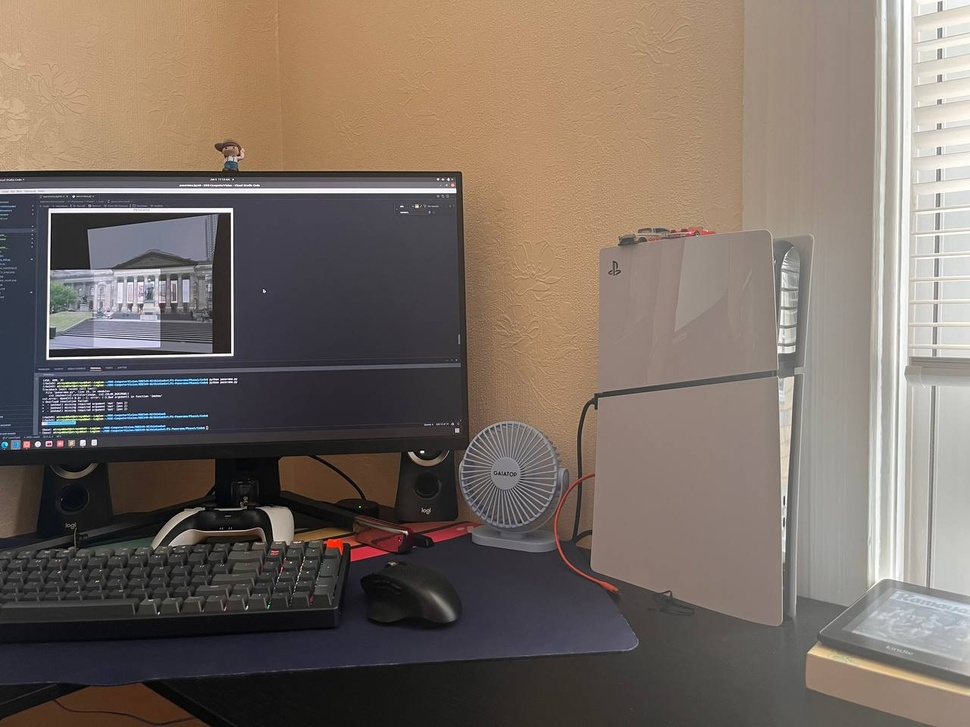
#> input picture RBE549-NithinSanket/P1-Panorama/Phase1/Data/Train/CustomSet1/photo_2024-06-05_11-14-44.jpg, 970 x 727 px, shrunk from 1280 x 960 before the run, given as the content of the folder ../Data/Val, which was not available
$ jupyter execute data_gen.ipynb
#> lines starting #> are read from the running program, lines starting #| are printed output that depends on the picture; pictures that were not available may be replaced by others from this repository, and a replacement may not be noted
[cell 1]
import os
import cv2
import numpy as np
import csv

# Function to save H4Pt to a CSV file
def save_h4pt(output_folder, output_filename, h4pt, index):
    h4pt_file = os.path.join(output_folder, "homography_gt.csv")
    # Append mode for writing the H4Pt values to the CSV file
    with open(h4pt_file, 'a', newline='') as csvfile:
        csvwriter = csv.writer(csvfile)
        csvwriter.writerow([f"{output_filename}_warped_{index}.jpg"] + list(h4pt.flatten()))

# Function to generate synthetic pairs of images with known homography and H4Pt labels
def generate_data(image_folder, output_folder, patch_size, max_perturbation, num_warped=2):
    # Create output folder if it doesn't exist
    if not os.path.exists(output_folder):
        os.makedirs(output_folder)

    # Initialize CSV file (overwrite if exists)
    h4pt_file = os.path.join(output_folder, "homography_gt.csv")
    with open(h4pt_file, 'w', newline='') as csvfile:
        csvwriter = csv.writer(csvfile)
        csvwriter.writerow(['original_patch', 'warped_patch', 'x1', 'y1', 'x2', 'y2', 'x3', 'y3', 'x4', 'y4'])

    # Iterate through all images in the folder
    for filename in os.listdir(image_folder):
        if filename.endswith(".jpg") or filename.endswith(".png"):
            # Read the image
            image_path = os.path.join(image_folder, filename)
            image = cv2.imread(image_path)
            if image is None:
                continue

            h, w = image.shape[:2]

            # Iterate to create multiple warped pairs from each image
            for i in range(num_warped):
                # Random patch size within the specified range
                patch_height = np.random.randint(patch_size[0]//2, patch_size[0])
                patch_width = np.random.randint(patch_size[1]//2, patch_size[1])

                # Randomly select the top-left corner of the patch
                x = np.random.randint(0, w - patch_width)
                y = np.random.randint(0, h - patch_height)
                patch = image[y:y + patch_height, x:x + patch_width]
                patch_corners = np.array([[x, y], [x + patch_width, y], [x, y + patch_height], [x + patch_width, y + patch_height]])

                # Generate random perturbation within [-max_perturbation, max_perturbation]
                perturbation = np.random.uniform(-max_perturbation, max_perturbation, size=(4, 2))
                perturbed_corners = patch_corners + perturbation

                # Calculate homography between original and perturbed corners
                h_matrix, _ = cv2.findHomography(patch_corners, perturbed_corners)

                # Calculate H4Pt labels
                h4pt = perturbed_corners - patch_corners

                # Warp the original image using the inverse of the homography
                warped_image = cv2.warpPerspective(image, np.linalg.inv(h_matrix), (w, h))

                # Extract corresponding patch from the warped image
                warped_patch = warped_image[y:y + patch_height, x:x + patch_width]

                # Save the original and warped patches as separate images
                output_filename = os.path.splitext(filename)[0]
                cv2.imwrite(os.path.join(output_folder, f"{output_filename}_original_{i}.jpg"), patch)
                cv2.imwrite(os.path.join(output_folder, f"{output_filename}_warped_{i}.jpg"), warped_patch)

                # Save the H4Pt values to the CSV file
                save_h4pt(output_folder, output_filename, h4pt, i)

# Example usage
image_folder = "../Data/Val"
output_folder = "../Data/Val_generated_data"
patch_size = (100, 100)  # Maximum size of the patch to extract
max_perturbation = 20  # Maximum perturbation range [-max_perturbation, max_perturbation]

generate_data(image_folder, output_folder, patch_size, max_perturbation, num_warped=5)
#> in generate_data, image is the input picture: shape (727, 970, 3); mean B, G, R 99.6, 108.8, 121.2
#> the loop in generate_data, `for i in range(num_warped):` made 5 passes
#> pass 1, in generate_data, `patch = image[y:y + patch_height, x:x + patch_width]`:
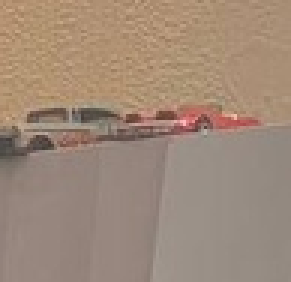
#> patch: shape (94, 97, 3) (shown 3 times larger); mean B, G, R 120.6, 137.5, 159.1
#> pass 1, in generate_data, `warped_image = cv2.warpPerspective(image, np.linalg.inv(h_matrix), (w,..`:
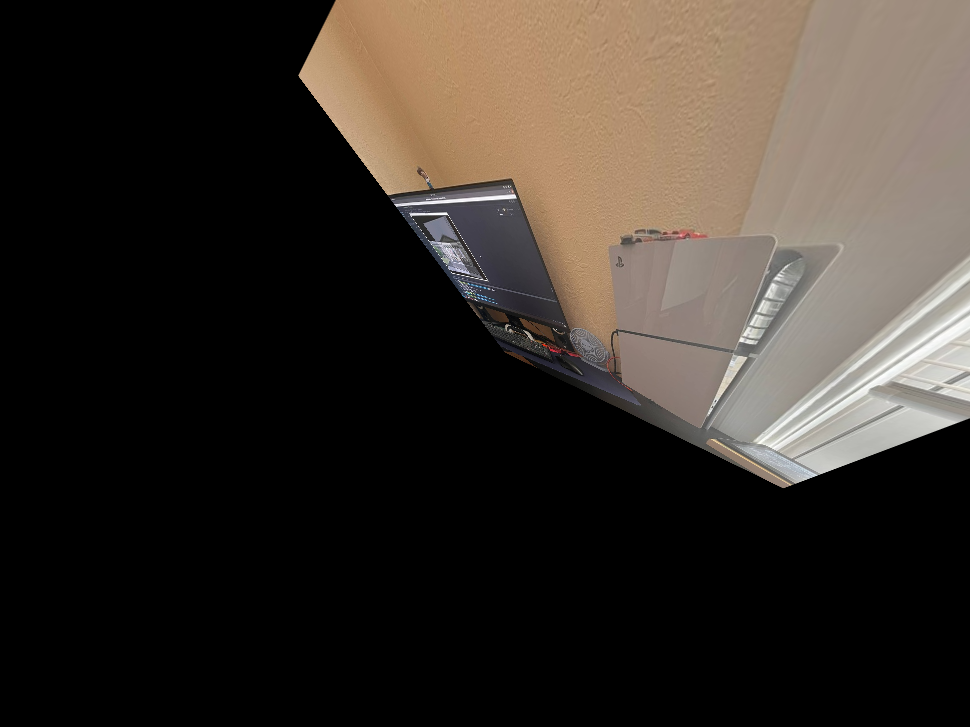
#> warped_image: shape (727, 970, 3); mean B, G, R 42, 48.3, 55.2
#> pass 1, in generate_data, `warped_patch = warped_image[y:y + patch_height, x:x + patch_width]`:
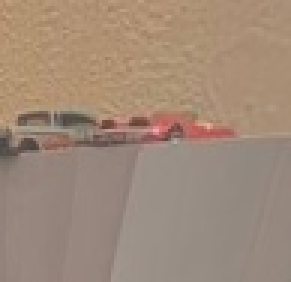
#> warped_patch: shape (94, 97, 3) (shown 3 times larger); mean B, G, R 120.8, 138.1, 159.9
#> pass 2, in generate_data, `patch = image[y:y + patch_height, x:x + patch_width]`:
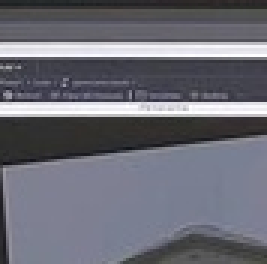
#> patch: shape (88, 89, 3) (shown 3 times larger); mean B, G, R 118.2, 108.4, 107.8

image_folder = "../Data/Train"
output_folder = "../Data/Train_generated_data"
generate_data(image_folder, output_folder, patch_size, max_perturbation, num_warped=5)

[cell 2]
import os
import cv2
import numpy as np
import csv

def save_h4pt(output_folder, output_filename, h4pt, index):
    h4pt_file = os.path.join(output_folder, "homography_gt.csv")
    with open(h4pt_file, 'a', newline='') as csvfile:
        csvwriter = csv.writer(csvfile)
        csvwriter.writerow([f"{output_filename}_warped_{index}.jpg"] + list(h4pt.flatten()))

def generate_data(image, patch_size=128, max_perturbation=24):
    h, w = image.shape[:2]
    x = np.random.randint(patch_size // 2, w - patch_size // 2)
    y = np.random.randint(patch_size // 2, h - patch_size // 2)

    original_patch = image[y - patch_size // 2:y + patch_size // 2, x - patch_size // 2:x + patch_size // 2]

    corners = np.array([[x - patch_size // 2, y - patch_size // 2],
                        [x + patch_size // 2, y - patch_size // 2],
                        [x - patch_size // 2, y + patch_size // 2],
                        [x + patch_size // 2, y + patch_size // 2]], dtype=np.float32)

    perturbation = np.random.uniform(-max_perturbation, max_perturbation, size=(4, 2)).astype(np.float32)
    perturbed_corners = corners + perturbation

    homography_ab = cv2.getPerspectiveTransform(corners, perturbed_corners)
    warped_image = cv2.warpPerspective(image, np.linalg.inv(homography_ab), (w, h))

    warped_patch = warped_image[y - patch_size // 2:y + patch_size // 2, x - patch_size // 2:x + patch_size // 2]

    return original_patch, warped_patch, perturbation, corners, homography_ab

def generate_DataSet(image_folder, output_folder, patch_size=128, max_perturbation=24, num_warped=10):
#> called with image_folder = '../Data/Val', output_folder = '../Data/Val_generated_data', patch_size = 128, max_perturbation = 24, num_warped = 5
    if not os.path.exists(output_folder):
        os.makedirs(output_folder)

    orig_output_dir = os.path.join(output_folder, 'Original')
    warp_output_dir = os.path.join(output_folder, 'Warped')
    labels_output_dir = output_folder

    if not os.path.exists(orig_output_dir):
        os.makedirs(orig_output_dir)
    if not os.path.exists(warp_output_dir):
        os.makedirs(warp_output_dir)

    perturbation_list = []
    homography_list = []
    corners_list = []
    count = 0

    for filename in os.listdir(image_folder):
        if filename.endswith(".jpg") or filename.endswith(".png"):
            image_path = os.path.join(image_folder, filename)
            image = cv2.imread(image_path, cv2.IMREAD_GRAYSCALE)
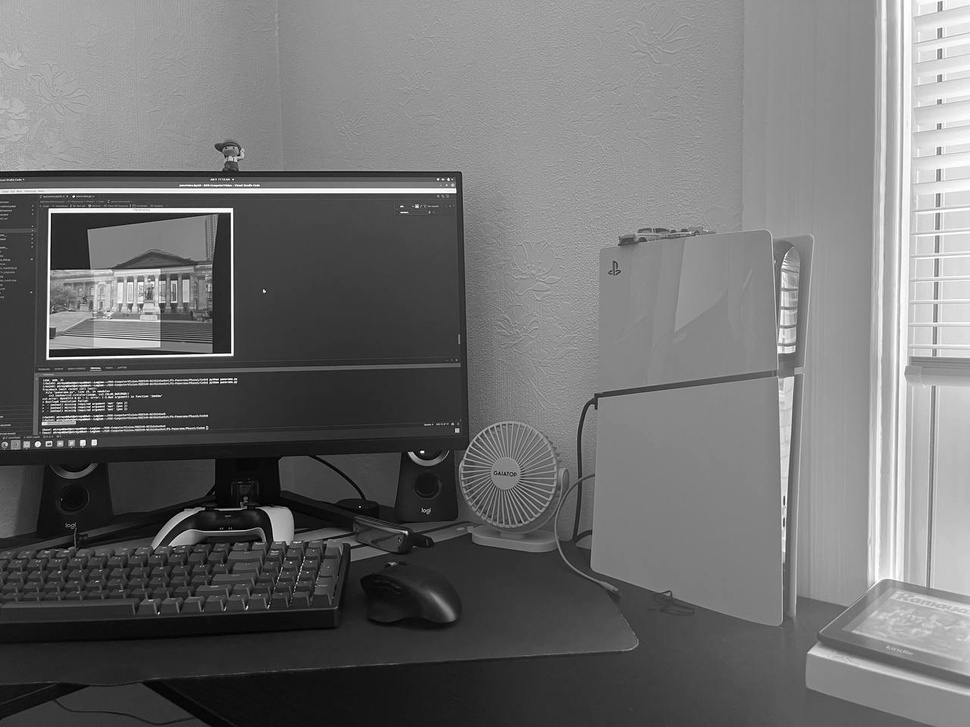
#> image: shape (727, 970); min 0, max 255, mean 111.5
            if image is None:
                continue

            for i in range(num_warped):
                original_patch, warped_patch, perturbation, corners, homography_ab = generate_data(image, patch_size, max_perturbation)
#> in generate_data, `original_patch = image[y - patch_size // 2:y + patch_size // 2, x - pa..`:
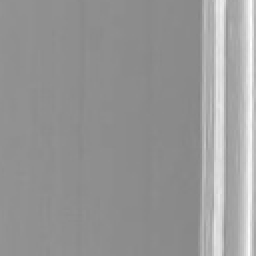
#> original_patch: shape (128, 128) (shown 2 times larger); min 132, max 255, mean 151.2
#> in generate_data, `homography_ab = cv2.getPerspectiveTransform(corners, perturbed_corners)`: homography_ab = [[8.64, 9.64, -3739.8], [0.287, 6.55, -392.2], [0.00376, 0.0119, 1]]
#> in generate_data, `warped_image = cv2.warpPerspective(image, np.linalg.inv(homography_ab)..`:
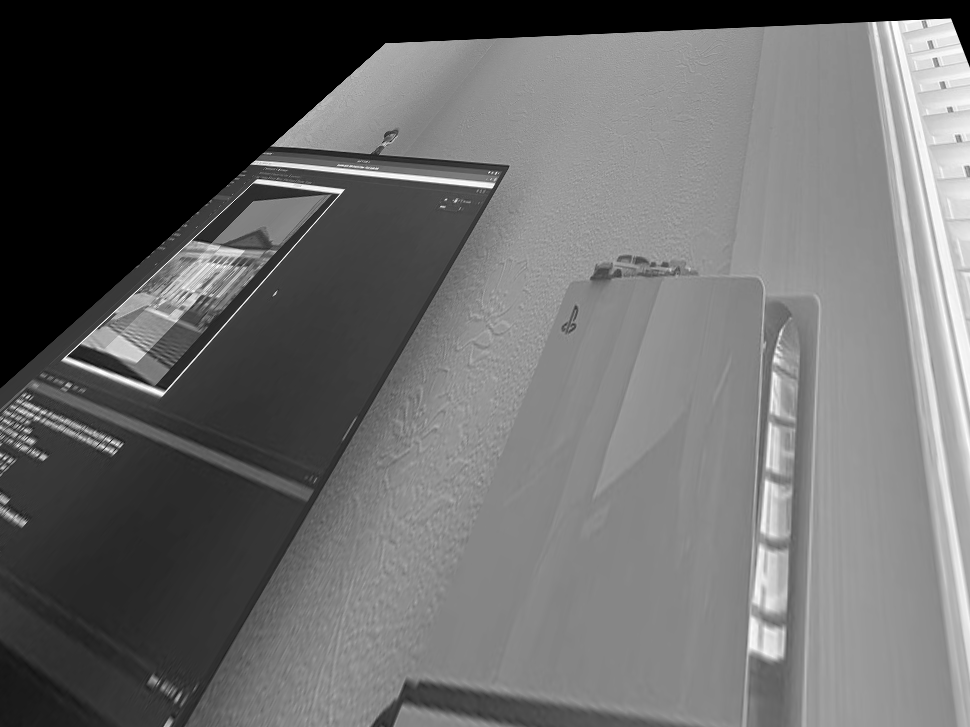
#> warped_image: shape (727, 970); min 0, max 255, mean 105.6
#> in generate_data, `warped_patch = warped_image[y - patch_size // 2:y + patch_size // 2, x..`:
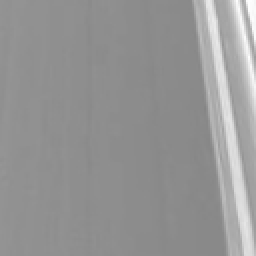
#> warped_patch: shape (128, 128) (shown 2 times larger); min 133, max 254, mean 149.5
#> perturbation = [[-13.97, -16.26], [7.35, -11.84], [-1.62, -12.27], [-16.37, -18.7]]; corners = [[774, 47], [902, 47], [774, 175], [902, 175]]

                cv2.imwrite(os.path.join(orig_output_dir, f"{count}_{i}_original.jpg"), original_patch)
                cv2.imwrite(os.path.join(warp_output_dir, f"{count}_{i}_warped.jpg"), warped_patch)

                perturbation_list.append(perturbation)
                homography_list.append(homography_ab)
                corners_list.append(corners)

                count += 1

    np.save(os.path.join(labels_output_dir, 'Perturbations.npy'), perturbation_list)
    np.save(os.path.join(labels_output_dir, 'Homographies.npy'), homography_list)
    np.save(os.path.join(labels_output_dir, 'Corners.npy'), corners_list)


image_folder = "../Data/Val"
output_folder = "../Data/Val_generated_data"
generate_DataSet(image_folder, output_folder, patch_size=128, max_perturbation=24, num_warped=5)

# image_folder = "../Data/Train"
# output_folder = "../Data/Train_generated_data"
# generate_DataSet(image_folder, output_folder, patch_size=128, max_perturbation=24, num_warped=5)
